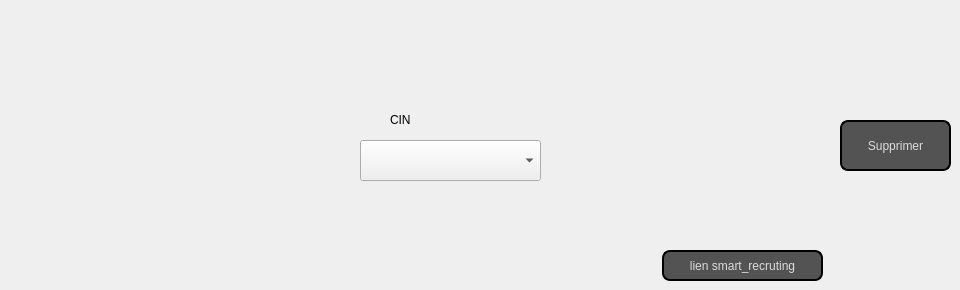
      <widget class="QWidget" name="tab_3">
       <attribute name="title">
        <string>supprimer un entretient</string>
       </attribute>
       <widget class="QLabel" name="label_4">
        <property name="geometry">
         <rect>
          <x>390</x>
          <y>109</y>
          <width>111</width>
          <height>21</height>
         </rect>
        </property>
        <property name="styleSheet">
         <string notr="true">font: 14pt &quot;MingLiU_HKSCS-ExtB&quot;;</string>
        </property>
        <property name="text">
         <string>CIN</string>
        </property>
       </widget>
       <widget class="QPushButton" name="pb_sup">
        <property name="geometry">
         <rect>
          <x>840</x>
          <y>120</y>
          <width>111</width>
          <height>51</height>
         </rect>
        </property>
        <property name="styleSheet">
         <string notr="true">QPushButton {
color: #dcdcdc;
background:#535353;
border: none;
font-size:12px;
font-family:Arial, Helvetica, sans-serif;
border: 2px solid ;
border-radius: 8px;
}
QPushButton:hover {
color:#fff;
	background-color: rgb(0, 0, 127);
border: none;
}</string>
        </property>
        <property name="text">
         <string>Supprimer</string>
        </property>
       </widget>
       <widget class="QComboBox" name="comboBox_cin_suppr">
        <property name="geometry">
         <rect>
          <x>360</x>
          <y>140</y>
          <width>181</width>
          <height>41</height>
         </rect>
        </property>
       </widget>
       <widget class="QPushButton" name="pushButton_4">
        <property name="geometry">
         <rect>
          <x>662</x>
          <y>250</y>
          <width>161</width>
          <height>31</height>
         </rect>
        </property>
        <property name="styleSheet">
         <string notr="true">QPushButton {
color: #dcdcdc;
background:#535353;
border: none;
font-size:12px;
font-family:Arial, Helvetica, sans-serif;
border: 2px solid ;
border-radius: 8px;
}
QPushButton:hover {
color:#fff;
	background-color: rgb(0, 0, 127);
border: none;
}</string>
        </property>
        <property name="text">
         <string>lien smart_recruting</string>
        </property>
       </widget>
      </widget>
